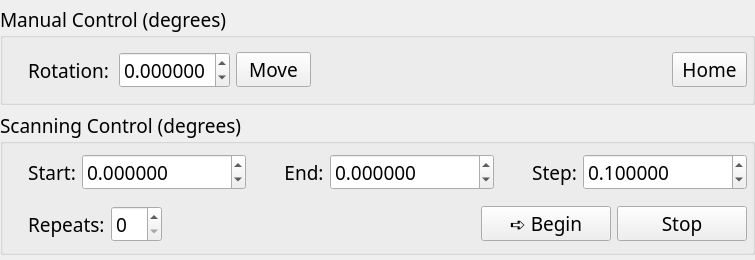
                      <widget class="QWidget" name="detector_area" native="true">
                       <property name="maximumSize">
                        <size>
                         <width>755</width>
                         <height>16777215</height>
                        </size>
                       </property>
                       <layout class="QVBoxLayout" name="verticalLayout_21">
                        <property name="leftMargin">
                         <number>0</number>
                        </property>
                        <property name="topMargin">
                         <number>5</number>
                        </property>
                        <property name="rightMargin">
                         <number>0</number>
                        </property>
                        <property name="bottomMargin">
                         <number>5</number>
                        </property>
                        <item>
                         <widget class="QGroupBox" name="groupBox_2">
                          <property name="maximumSize">
                           <size>
                            <width>16777215</width>
                            <height>16777215</height>
                           </size>
                          </property>
                          <property name="font">
                           <font>
                            <family>Bahnschrift</family>
                            <pointsize>14</pointsize>
                            <italic>false</italic>
                           </font>
                          </property>
                          <property name="title">
                           <string>Manual Control (degrees)</string>
                          </property>
                          <layout class="QVBoxLayout" name="verticalLayout_18">
                           <property name="leftMargin">
                            <number>20</number>
                           </property>
                           <property name="rightMargin">
                            <number>0</number>
                           </property>
                           <item>
                            <layout class="QHBoxLayout" name="horizontalLayout_16">
                             <property name="leftMargin">
                              <number>5</number>
                             </property>
                             <property name="topMargin">
                              <number>5</number>
                             </property>
                             <property name="rightMargin">
                              <number>5</number>
                             </property>
                             <property name="bottomMargin">
                              <number>5</number>
                             </property>
                             <item>
                              <widget class="QLabel" name="label_7">
                               <property name="minimumSize">
                                <size>
                                 <width>85</width>
                                 <height>0</height>
                                </size>
                               </property>
                               <property name="maximumSize">
                                <size>
                                 <width>85</width>
                                 <height>16777215</height>
                                </size>
                               </property>
                               <property name="font">
                                <font>
                                 <italic>false</italic>
                                </font>
                               </property>
                               <property name="text">
                                <string>Rotation:</string>
                               </property>
                              </widget>
                             </item>
                             <item>
                              <widget class="QDoubleSpinBox" name="detector_rotate_spin">
                               <property name="minimumSize">
                                <size>
                                 <width>111</width>
                                 <height>0</height>
                                </size>
                               </property>
                               <property name="maximumSize">
                                <size>
                                 <width>111</width>
                                 <height>16777215</height>
                                </size>
                               </property>
                               <property name="font">
                                <font>
                                 <italic>false</italic>
                                </font>
                               </property>
                               <property name="decimals">
                                <number>6</number>
                               </property>
                               <property name="minimum">
                                <double>-16777215.000000000000000</double>
                               </property>
                               <property name="maximum">
                                <double>16777215.000000000000000</double>
                               </property>
                              </widget>
                             </item>
                             <item>
                              <widget class="QPushButton" name="detector_rotate_move_button">
                               <property name="minimumSize">
                                <size>
                                 <width>75</width>
                                 <height>0</height>
                                </size>
                               </property>
                               <property name="maximumSize">
                                <size>
                                 <width>75</width>
                                 <height>16777215</height>
                                </size>
                               </property>
                               <property name="font">
                                <font>
                                 <italic>false</italic>
                                </font>
                               </property>
                               <property name="text">
                                <string>Move</string>
                               </property>
                              </widget>
                             </item>
                             <item>
                              <layout class="QVBoxLayout" name="verticalLayout_38">
                               <property name="rightMargin">
                                <number>5</number>
                               </property>
                               <item>
                                <spacer name="horizontalSpacer_12">
                                 <property name="orientation">
                                  <enum>Qt::Horizontal</enum>
                                 </property>
                                 <property name="sizeHint" stdset="0">
                                  <size>
                                   <width>40</width>
                                   <height>0</height>
                                  </size>
                                 </property>
                                </spacer>
                               </item>
                               <item>
                                <widget class="QLabel" name="dra_load_spinner">
                                 <property name="text">
                                  <string/>
                                 </property>
                                </widget>
                               </item>
                              </layout>
                             </item>
                             <item>
                              <widget class="QPushButton" name="detector_rotate_home_button">
                               <property name="minimumSize">
                                <size>
                                 <width>75</width>
                                 <height>0</height>
                                </size>
                               </property>
                               <property name="maximumSize">
                                <size>
                                 <width>75</width>
                                 <height>16777215</height>
                                </size>
                               </property>
                               <property name="font">
                                <font>
                                 <italic>false</italic>
                                </font>
                               </property>
                               <property name="text">
                                <string>Home</string>
                               </property>
                              </widget>
                             </item>
                            </layout>
                           </item>
                          </layout>
                         </widget>
                        </item>
                        <item>
                         <widget class="QGroupBox" name="scancon_groupbox_4">
                          <property name="maximumSize">
                           <size>
                            <width>16777215</width>
                            <height>16777215</height>
                           </size>
                          </property>
                          <property name="font">
                           <font>
                            <family>Bahnschrift</family>
                            <pointsize>14</pointsize>
                            <italic>false</italic>
                           </font>
                          </property>
                          <property name="title">
                           <string>Scanning Control (degrees)</string>
                          </property>
                          <layout class="QVBoxLayout" name="verticalLayout_17" stretch="0,0">
                           <property name="leftMargin">
                            <number>20</number>
                           </property>
                           <property name="topMargin">
                            <number>5</number>
                           </property>
                           <property name="rightMargin">
                            <number>0</number>
                           </property>
                           <property name="bottomMargin">
                            <number>5</number>
                           </property>
                           <item>
                            <layout class="QHBoxLayout" name="horizontalLayout_23">
                             <property name="leftMargin">
                              <number>5</number>
                             </property>
                             <property name="topMargin">
                              <number>5</number>
                             </property>
                             <property name="rightMargin">
                              <number>5</number>
                             </property>
                             <property name="bottomMargin">
                              <number>5</number>
                             </property>
                             <item>
                              <widget class="QLabel" name="start_set_label_3">
                               <property name="text">
                                <string>Start:</string>
                               </property>
                               <property name="alignment">
                                <set>Qt::AlignCenter</set>
                               </property>
                              </widget>
                             </item>
                             <item>
                              <widget class="QDoubleSpinBox" name="start_set_spinbox_3">
                               <property name="decimals">
                                <number>6</number>
                               </property>
                               <property name="minimum">
                                <double>-9999.000000000000000</double>
                               </property>
                               <property name="maximum">
                                <double>500000.000000000000000</double>
                               </property>
                               <property name="singleStep">
                                <double>0.010000000000000</double>
                               </property>
                              </widget>
                             </item>
                             <item>
                              <spacer name="horizontalSpacer_15">
                               <property name="orientation">
                                <enum>Qt::Horizontal</enum>
                               </property>
                               <property name="sizeHint" stdset="0">
                                <size>
                                 <width>40</width>
                                 <height>20</height>
                                </size>
                               </property>
                              </spacer>
                             </item>
                             <item>
                              <widget class="QLabel" name="end_set_label_3">
                               <property name="text">
                                <string>End:</string>
                               </property>
                               <property name="alignment">
                                <set>Qt::AlignCenter</set>
                               </property>
                              </widget>
                             </item>
                             <item>
                              <widget class="QDoubleSpinBox" name="end_set_spinbox_3">
                               <property name="decimals">
                                <number>6</number>
                               </property>
                               <property name="minimum">
                                <double>-9999.000000000000000</double>
                               </property>
                               <property name="maximum">
                                <double>500000.000000000000000</double>
                               </property>
                               <property name="singleStep">
                                <double>0.010000000000000</double>
                               </property>
                              </widget>
                             </item>
                             <item>
                              <spacer name="horizontalSpacer_16">
                               <property name="orientation">
                                <enum>Qt::Horizontal</enum>
                               </property>
                               <property name="sizeHint" stdset="0">
                                <size>
                                 <width>40</width>
                                 <height>20</height>
                                </size>
                               </property>
                              </spacer>
                             </item>
                             <item>
                              <widget class="QLabel" name="step_set_label_3">
                               <property name="text">
                                <string>Step:</string>
                               </property>
                               <property name="alignment">
                                <set>Qt::AlignCenter</set>
                               </property>
                              </widget>
                             </item>
                             <item>
                              <widget class="QDoubleSpinBox" name="step_set_spinbox_3">
                               <property name="suffix">
                                <string/>
                               </property>
                               <property name="decimals">
                                <number>6</number>
                               </property>
                               <property name="minimum">
                                <double>0.000100000000000</double>
                               </property>
                               <property name="maximum">
                                <double>500000.000000000000000</double>
                               </property>
                               <property name="singleStep">
                                <double>0.010000000000000</double>
                               </property>
                               <property name="value">
                                <double>0.100000000000000</double>
                               </property>
                              </widget>
                             </item>
                            </layout>
                           </item>
                           <item>
                            <layout class="QHBoxLayout" name="horizontalLayout_27">
                             <property name="leftMargin">
                              <number>5</number>
                             </property>
                             <property name="topMargin">
                              <number>5</number>
                             </property>
                             <property name="rightMargin">
                              <number>5</number>
                             </property>
                             <property name="bottomMargin">
                              <number>5</number>
                             </property>
                             <item>
                              <widget class="QLabel" name="label_19">
                               <property name="text">
                                <string>Repeats:</string>
                               </property>
                              </widget>
                             </item>
                             <item>
                              <widget class="QSpinBox" name="scan_repeats_4"/>
                             </item>
                             <item>
                              <spacer name="horizontalSpacer_20">
                               <property name="orientation">
                                <enum>Qt::Horizontal</enum>
                               </property>
                               <property name="sizeHint" stdset="0">
                                <size>
                                 <width>40</width>
                                 <height>20</height>
                                </size>
                               </property>
                              </spacer>
                             </item>
                             <item>
                              <widget class="QPushButton" name="begin_scan_button_4">
                               <property name="minimumSize">
                                <size>
                                 <width>130</width>
                                 <height>0</height>
                                </size>
                               </property>
                               <property name="text">
                                <string>➪ Begin</string>
                               </property>
                              </widget>
                             </item>
                             <item>
                              <widget class="QPushButton" name="stop_scan_button_4">
                               <property name="minimumSize">
                                <size>
                                 <width>130</width>
                                 <height>0</height>
                                </size>
                               </property>
                               <property name="text">
                                <string>Stop</string>
                               </property>
                              </widget>
                             </item>
                            </layout>
                           </item>
                          </layout>
                         </widget>
                        </item>
                       </layout>
                      </widget>
